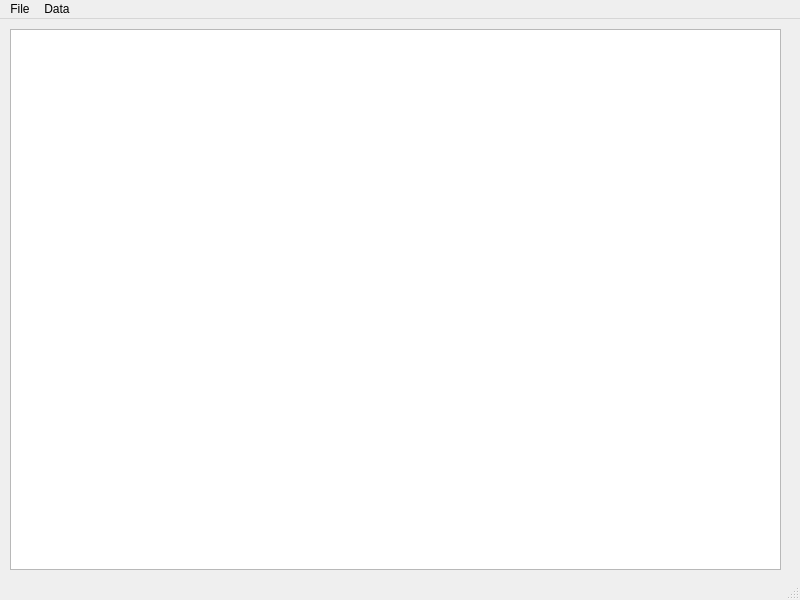
<?xml version="1.0" encoding="UTF-8"?>
<ui version="4.0">
 <class>MainWindow</class>
 <widget class="QMainWindow" name="MainWindow">
  <property name="geometry">
   <rect>
    <x>0</x>
    <y>0</y>
    <width>800</width>
    <height>600</height>
   </rect>
  </property>
  <property name="windowTitle">
   <string>MainWindow</string>
  </property>
  <widget class="QWidget" name="centralwidget">
   <widget class="QTableWidget" name="tableWidget">
    <property name="geometry">
     <rect>
      <x>10</x>
      <y>10</y>
      <width>771</width>
      <height>541</height>
     </rect>
    </property>
   </widget>
  </widget>
  <widget class="QMenuBar" name="menubar">
   <property name="geometry">
    <rect>
     <x>0</x>
     <y>0</y>
     <width>800</width>
     <height>26</height>
    </rect>
   </property>
   <widget class="QMenu" name="menuFile">
    <property name="title">
     <string>File</string>
    </property>
    <addaction name="actionOpen"/>
    <addaction name="actionSave_As"/>
    <addaction name="actionRemove"/>
   </widget>
   <widget class="QMenu" name="menuData">
    <property name="title">
     <string>Data</string>
    </property>
    <addaction name="actionAdd"/>
    <addaction name="actionEleminte"/>
   </widget>
   <addaction name="menuFile"/>
   <addaction name="menuData"/>
  </widget>
  <widget class="QStatusBar" name="statusbar"/>
  <action name="actionOpen">
   <property name="text">
    <string>Open</string>
   </property>
  </action>
  <action name="actionSave_As">
   <property name="text">
    <string>Save As</string>
   </property>
  </action>
  <action name="actionRemove">
   <property name="text">
    <string>Remove</string>
   </property>
  </action>
  <action name="actionAdd">
   <property name="text">
    <string>Add</string>
   </property>
  </action>
  <action name="actionEleminte">
   <property name="text">
    <string>Eleminte</string>
   </property>
  </action>
 </widget>
 <resources/>
 <connections/>
</ui>
